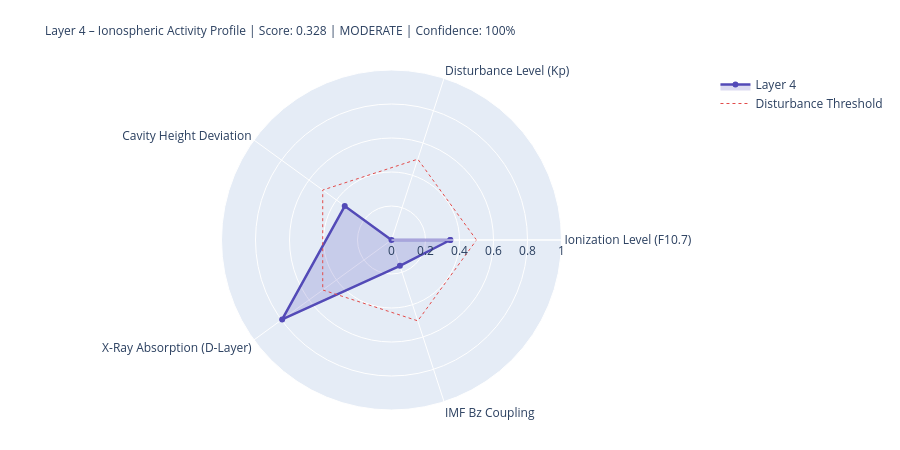

The notebook cell this image was saved under:
### Markdown cell above
---
## 4. State Assessment & Handoff to Layer 5

### Code cell
# ============================================================
# LAYER-4-SCORE
# ============================================================

COMPONENTS = {
    'Ionization Level (F10.7)':    {'score': ioniz,       'source': 'primary' if f107_now else 'from_layer0', 'dynamic': True},
    'Disturbance Level (Kp)':          {'score': disturb,     'source': 'primary' if kp_now   else 'from_layer0', 'dynamic': True},
    'Cavity Height Deviation':    {'score': h_dev,       'source': 'derived',                                'dynamic': True},
    'X-Ray Absorption (D-Layer)':{'score': xray_ioniz,  'source': 'primary' if xray_now else 'missing',     'dynamic': True},
    'IMF Bz Coupling':             {'score': bz_coupling, 'source': 'primary' if bz_now   else 'from_layer0', 'dynamic': True},
}

available    = {k: v['score'] for k, v in COMPONENTS.items() if v['score'] is not None}
unavailable  = [k for k, v in COMPONENTS.items() if v['score'] is None]
layer4_score = round(sum(available.values()) / len(available), 4) if available else None
confidence   = round(len(available) / len(COMPONENTS), 2)
level = ('unknown' if layer4_score is None
         else 'quiet'   if layer4_score < 0.3
         else 'moderate' if layer4_score < 0.6
         else 'active')
dominant_l4 = max(available, key=available.get) if available else 'none'

# Resonance delta for Schumann SR-1
sr1_ref = schumann_freq(1, 80.0)
sr1_now = schumann_freq(1, h_eff)
sr1_delta_mhz = (sr1_now - sr1_ref) * 1000

# Propagation conditions
prop_cond = ('disturbed'   if kp_val > 4
             else 'unsettled' if kp_val > 2
             else 'normal')
if xray_class in ['X', 'M']:
    prop_cond = 'Radio-Blackout moeglich'

W = 68
print('=' * W)
print('LAYER 4 – IONOSPHERE – STATE ASSESSMENT')
print('=' * W)
for name, comp in COMPONENTS.items():
    s = comp['score']
    if s is not None:
        bar = '█' * int(s * 20) + '░' * (20 - int(s * 20))
        print(f'  {name:<36} {bar}  {s:.3f}  [{comp["source"]}]')
    else:
        print(f'  {name:<36} {"─" * 20}  n/a   [missing]')
print('-' * W)
print(f'  Score:          {layer4_score:.3f}  ({len(available)}/{len(COMPONENTS)} components)')
print(f'  Confidence:     {confidence:.0%}')
print(f'  Level:          {level.upper()}')
print(f'  Dominant:       {dominant_l4}')
print(f'  Cavity height:  {h_eff:.1f} km  (Ref: 80.0 km)')
print(f'  SR-1:           {sr1_now:.3f} Hz  (Δ {sr1_delta_mhz:+.1f} mHz vs. ref)')
print(f'  Propagation:    {prop_cond}')
print(f'  X-Ray:          {xray_class}-class  ({xray_now:.2e} W/m²)' if xray_now else '  X-Ray:          n/a')
print('=' * W)

# Radar
cats   = list(available.keys())
vals_r = list(available.values())
if len(cats) >= 3:
    fig = go.Figure()
    fig.add_trace(go.Scatterpolar(
        r=vals_r + [vals_r[0]], theta=cats + [cats[0]],
        fill='toself', fillcolor='rgba(83,74,183,0.20)',
        line=dict(color='#534AB7', width=2.5), name='Layer 4'
    ))
    fig.add_trace(go.Scatterpolar(
        r=[0.5] * (len(cats)+1), theta=cats + [cats[0]],
        line=dict(color='#E24B4A', dash='dot', width=1),
        mode='lines', name='Disturbance Threshold'
    ))
    fig.update_layout(
        title=dict(
            text=f'Layer 4 – Ionospheric Activity Profile | Score: {layer4_score:.3f} | {level.upper()} | Confidence: {confidence:.0%}',
            font=dict(size=12)
        ),
        polar=dict(radialaxis=dict(visible=True, range=[0, 1])),
        height=450, showlegend=True,
        margin=dict(l=80, r=80, t=70, b=40)
    )
    fig.show()

### Figure 1 — Plotly figure (JSON) as saved in the notebook; plotly's stock layout.template omitted (floating-point values rounded to 4 significant figures)
{"data": [{"fill": "toself", "fillcolor": "rgba(83,74,183,0.20)", "line": {"color": "#534AB7", "width": 2.5}, "name": "Layer 4", "r": [0.346, 0.0, 0.34, 0.795, 0.16, 0.346], "theta": ["Ionization Level (F10.7)", "Disturbance Level (Kp)", "Cavity Height Deviation", "X-Ray Absorption (D-Layer)", "IMF Bz Coupling", "Ionization Level (F10.7)"], "type": "scatterpolar"}, {"line": {"color": "#E24B4A", "dash": "dot", "width": 1}, "mode": "lines", "name": "Disturbance Threshold", "r": [0.5, 0.5, 0.5, 0.5, 0.5, 0.5], "theta": ["Ionization Level (F10.7)", "Disturbance Level (Kp)", "Cavity Height Deviation", "X-Ray Absorption (D-Layer)", "IMF Bz Coupling", "Ionization Level (F10.7)"], "type": "scatterpolar"}], "layout": {"height": 450, "margin": {"b": 40, "l": 80, "r": 80, "t": 70}, "polar": {"radialaxis": {"range": [0, 1], "visible": true}}, "showlegend": true, "title": {"font": {"size": 12}, "text": "Layer 4 – Ionospheric Activity Profile | Score: 0.328 | MODERATE | Confidence: 100%"}}}
